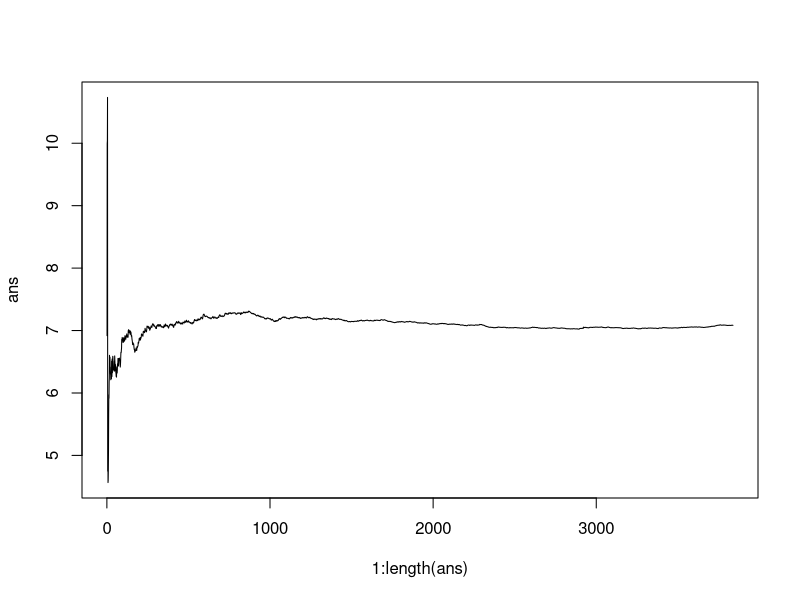

The R source for this figure:

getExponential <- function(lambda, times = 1){
	return(-log(runif(times)) / lambda)
}

simulateServer <- function(lambdaT, lambdaY, T){
	# lambdaT: lambda de la la siguiente llegada desde el tiempo actual
	# lambdaY: lambda de la duración del tiempo de servicio
	t <- 0 # Tiempo
	A <- NULL # Secuencia de llegadas hasta t
	D <- NULL # Secuencia de salidas hasta t
	n <- 0 # Clientes en el sistema
	tA <- getExponential(lambdaT)
	tD <- Inf
	terminate = FALSE
	while(!terminate){
		if(tA <= tD && tA <= T){
			t <- tA
			n <- n + 1
			tA <- t + getExponential(lambdaT)
			if(n == 1){
				tD <- t + getExponential(lambdaY)
			}
			A <- c(A, t)
		} else if(tD < tA && tD <= T){
			t <- tD
			n <- n - 1
			if(n == 0){
				tD <- Inf
			} else {
				tD <- t + getExponential(lambdaY)
			}
			D <- c(D, t)
		} else if(min(tA, tD) > T && n > 0){
			t <- tD
			n <- n - 1
			if(n > 0){
				tD <- t + getExponential(lambdaY)
			}
			D <- c(D, t)
		} else if(min(tA, tD) > T && n == 0) {
			Tp <- max(t - T, 0)
			terminate <- TRUE
		}
	}
	DA = 0
	if(length(A) > 0){
		DA = D - A
	}
	return(c(sum(D), sum(D - A)))
}

getVariableControl <- function(k, lambdaT, lambdaY, T){
	# k: al menos k simulaciones para empezar a analizar la convergencia
	# lambdaT, lambdaY, T argumentos de la simulación del servidor
	mu_y = (1 / lambdaY) * (lambdaT * T)
	n <- 0
	y <- NULL
	x <- NULL
	while(n < k){ # Generar k valores iniciales de X y Y
		act <- simulateServer(lambdaT, lambdaY, T)
		x <- c(x, act[1])
		y <- c(y, act[2])
		n <- n + 1
	}
	xmean <- cumsum(x) / 1 : n # Medias de cada prefijo de valores
	ymean <- cumsum(y) / 1 : n # Medias de cada prefijo de valores
	cp <- -cov(x, y) / var(y) # C* según el método

	xy_mean_control <- c(xmean[n] + cp * (ymean[n] - mu_y)) # Puntos de control de la media

	xy_var_control <- c((1 / n) * var(x) * (1 - cor(x, y)^2)) # Puntos de control de la varianza

	while(sqrt(xy_var_control[n - k + 1] / n) >= 0.001){
		act <- simulateServer(lambdaT, lambdaY, T)
		x <- c(x, act[1])
		y <- c(y, act[2])
		n <- n + 1
		xmean <- c(xmean, mean(x))
		ymean <- c(ymean, mean(y))
		cp <- -cov(x, y) / var(y)
		xy_mean_control <- c(xy_mean_control, xmean[n] + cp * (ymean[n] - mu_y))
		xy_var_control <- c(xy_var_control, (1 / n) * var(x) * (1 - cor(x, y)^2))
	}
	return(xy_mean_control)
}

pdf("VariableControl.pdf")

ans <- getVariableControl(3, 0.5, 2, 5)

print(length(ans))
print(ans[length(ans)])
plot(1 : length(ans), ans, type = "l")
